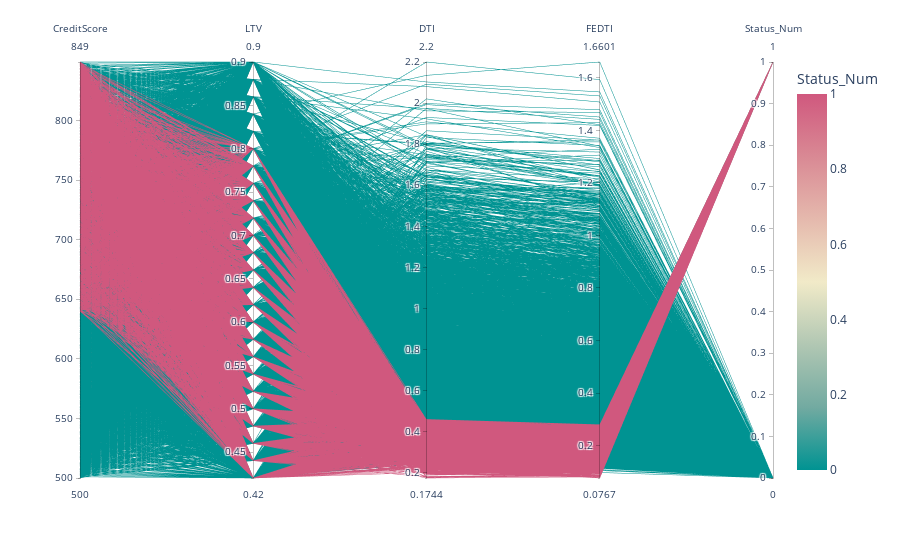

The notebook cell saved with this chart:
### Code cell
import plotly.express as px
fig = px.parallel_coordinates(df, color="Status_Num", dimensions=[
    'CreditScore', 'LTV', 'DTI', 'FEDTI', 'Status_Num'],
                             color_continuous_scale=px.colors.diverging.Tealrose,
                             color_continuous_midpoint=0.5)
fig.show()

### Figure 1 — Plotly figure (JSON) as saved in the notebook; plotly's stock layout.template omitted (floating-point values rounded to 4 significant figures; data arrays with more than 128 entries replaced by an {"elided": "..."} marker saying what was removed)
{"data": [{"dimensions": [{"label": "CreditScore", "values": {"elided": "10000 int values"}}, {"label": "LTV", "values": {"elided": "10000 float values"}}, {"label": "DTI", "values": {"elided": "10000 float values"}}, {"label": "FEDTI", "values": {"elided": "10000 float values"}}, {"label": "Status_Num", "values": {"elided": "10000 int values"}}], "domain": {"x": [0, 1], "y": [0, 1]}, "line": {"color": {"elided": "10000 int values"}, "coloraxis": "coloraxis"}, "name": "", "type": "parcoords"}], "layout": {"coloraxis": {"cmid": 0.5, "colorbar": {"title": {"text": "Status_Num"}}, "colorscale": [[0, "rgb(0, 147, 146)"], [0.1667, "rgb(114, 170, 161)"], [0.3333, "rgb(177, 199, 179)"], [0.5, "rgb(241, 234, 200)"], [0.6667, "rgb(229, 185, 173)"], [0.8333, "rgb(217, 137, 148)"], [1, "rgb(208, 88, 126)"]]}, "legend": {"tracegroupgap": 0}, "margin": {"t": 60}}}
